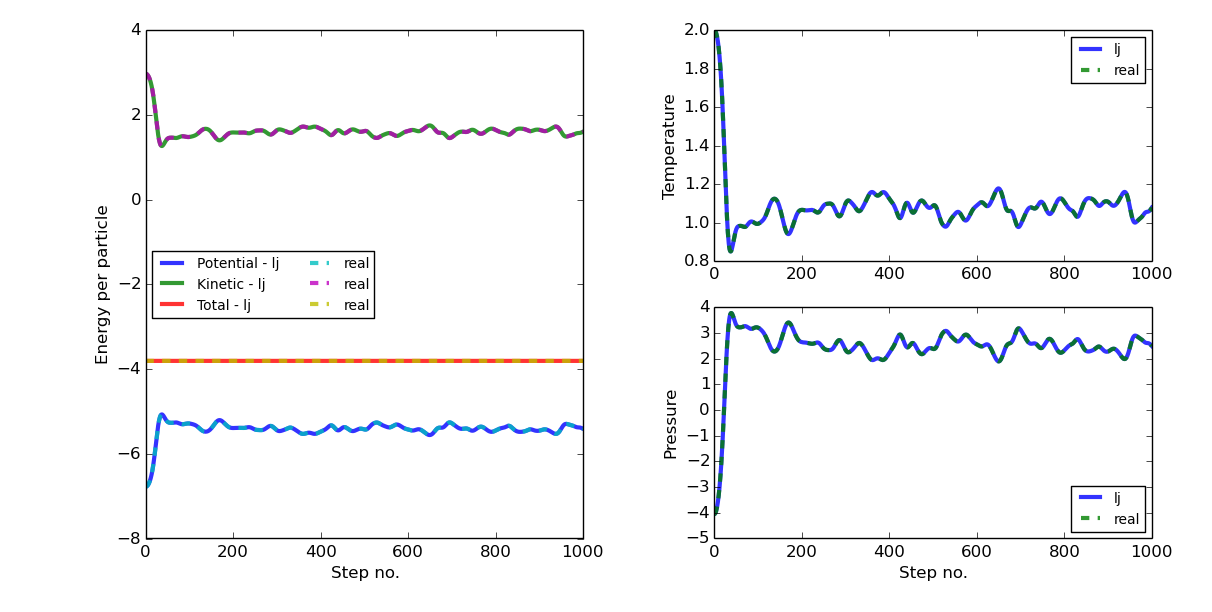

Write the Python code that produced this figure.
# -*- coding: utf-8 -*-
"""
Example of running a MD NVE simulation.
This system considered is a simple Lennard-Jones fluid.
"""
# pylint: disable=C0103
from __future__ import print_function
from pyretis.core.units import (create_conversion_factors,
                                generate_system_conversions, CONVERT)
from pyretis.inout.fileinout.traj import read_gromacs_file
import filecmp
import numpy as np
# for plotting:
from matplotlib import pyplot as plt
from matplotlib import gridspec as gridspec

def compare_traj(traj1, traj2):
    print('Comparing trajectories')
    print('Comparing with filecmp...')
    result = filecmp.cmp(traj1, traj2)
    if result is True:
        result_string = 'Files are equal!'
    else:
        result_string = 'Files are NOT equal!'
    print('Result: {}'.format(result_string))
    print('Checking mean squared error...')
    error = 0.0
    n = 0
    for snap1, snap2 in zip(read_gromacs_file(traj1),
                            read_gromacs_file(traj2)):
        xyz1 = np.column_stack((snap1['x'], snap1['y'], snap1['z']))
        xyz2 = np.column_stack((snap2['x'], snap2['y'], snap2['z']))
        diff = (xyz1 - xyz2)**2
        dsum = np.einsum('ij,ij -> i', diff, diff)
        error += dsum.sum()
        n += 1
    error /= float(n)
    print('Mean error between trajectories: {}'.format(error))
#from pyretis.inout.plotting import mpl_set_style
UNIT = 'lj'
with open('unit.txt', 'r') as fileh:
    for lines in fileh:
        UNIT = lines.strip()
create_conversion_factors('lj')
create_conversion_factors(UNIT)
generate_system_conversions('lj', UNIT)

#mpl_set_style()  # load pyretis style

# compare trajectories
compare_traj('../traj.gro', 'traj.gro')



ljunits = np.loadtxt('../thermo.txt')
other_units = np.loadtxt('thermo.txt')
# convert other_units:
other_units[:, 1] *= CONVERT['temperature'][UNIT, 'lj']
other_units[:, 2:5] *= CONVERT['energy'][UNIT, 'lj']
other_units[:, 5] *= CONVERT['pressure'][UNIT, 'lj']


# just make a bunch of plots comparing the energies
fig1 = plt.figure(figsize=(12, 6))
gs = gridspec.GridSpec(2, 2)
ax1 = fig1.add_subplot(gs[:, 0])
ax1.plot(ljunits[:, 0], ljunits[:, 2], label='Potential - lj',
         ls='-', lw=3, alpha=0.8)
ax1.plot(ljunits[:, 0], ljunits[:, 3], label='Kinetic - lj',
         ls='-', lw=3, alpha=0.8)
ax1.plot(ljunits[:, 0], ljunits[:, 4], label='Total - lj',
         ls='-', lw=3, alpha=0.8)
ax1.plot(other_units[:, 0], other_units[:, 2], label=UNIT,
         ls='--', lw=3, alpha=0.8)
ax1.plot(other_units[:, 0], other_units[:, 3], label=UNIT,
         ls='--', lw=3, alpha=0.8)
ax1.plot(other_units[:, 0], other_units[:, 4], label=UNIT,
         ls='--', lw=3, alpha=0.8)
ax1.set_xlabel('Step no.')
ax1.set_ylabel('Energy per particle')
ax1.legend(loc='center left', prop={'size': 'small'}, ncol=2)

ax2 = fig1.add_subplot(gs[0, 1])
ax2.plot(ljunits[:, 0], ljunits[:, 1], label='lj',
         ls='-', lw=3, alpha=0.8)
ax2.plot(other_units[:, 0], other_units[:, 1], label=UNIT,
         ls='--', lw=3, alpha=0.8)
ax2.set_ylabel('Temperature')
ax2.legend(loc='upper right', prop={'size': 'small'})

ax3 = fig1.add_subplot(gs[1, 1])
ax3.plot(ljunits[:, 0], ljunits[:, 5], label='lj',
         ls='-', lw=3, alpha=0.8)
ax3.plot(other_units[:, 0], other_units[:, 5], label=UNIT,
         ls='--', lw=3, alpha=0.8)
ax3.set_xlabel('Step no.')
ax3.set_ylabel('Pressure')
ax3.legend(loc='lower right', prop={'size': 'small'})
fig1.subplots_adjust(bottom=0.12, right=0.95, top=0.95, left=0.12, wspace=0.3)
plt.show()
